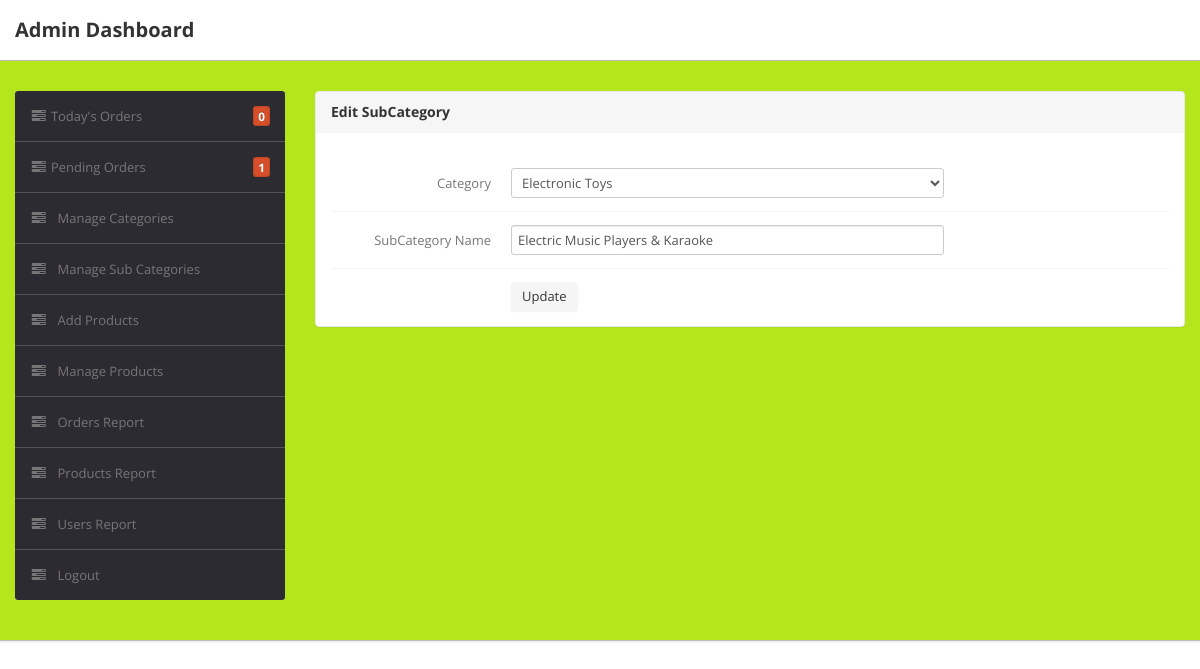
The page /admin/edit-subcategory.php?id=80 (signed in) on the database its author committed.
### tables this page shows
CREATE TABLE IF NOT EXISTS `subcategory` (
`id` int(11) NOT NULL,
  `categoryid` int(11) NOT NULL,
  `subcategory` varchar(255) NOT NULL,
  `creationDate` timestamp NOT NULL DEFAULT CURRENT_TIMESTAMP,
  `updationDate` varchar(255) NOT NULL
);

CREATE TABLE IF NOT EXISTS `category` (
`id` int(11) NOT NULL,
  `categoryName` varchar(255) NOT NULL,
  `categoryDescription` longtext NOT NULL,
  `creationDate` timestamp NOT NULL DEFAULT CURRENT_TIMESTAMP,
  `updationDate` varchar(255) NOT NULL
);

### admin/edit-subcategory.php (the view, shortened to what this page needs)
<?php
if(strlen($_SESSION['alogin'])==0)
	{
header('location:index.php');
}
else{
?>
<!DOCTYPE html>
<html lang="en">
<head>
	<link type="text/css" href="bootstrap/css/bootstrap.min.css" rel="stylesheet">
	<link type="text/css" href="bootstrap/css/bootstrap-responsive.min.css" rel="stylesheet">
	<link type="text/css" href="css/theme.css" rel="stylesheet">
	<link type="text/css" href="images/icons/css/font-awesome.css" rel="stylesheet">
</head>
<body>
<?php include('include/header.php');?>
	<div class="wrapper">
		<div class="container">
			<div class="row">
<?php include('include/sidebar.php');?>
			<div class="span9">
					<div class="content">
						<div class="module">
							<div class="module-head">
								<h3>Edit SubCategory</h3>
							</div>
							<div class="module-body">
									<br />
			<form class="form-horizontal row-fluid" name="Category" method="post" >
<?php
$id=intval($_GET['id']);
$query=mysql_query("select category.id,category.categoryName,subcategory.subcategory from subcategory join category on category.id=subcategory.categoryid where subcategory.id='$id'");
while($row=mysql_fetch_array($query))
{
?>
<div class="control-group">
<label class="control-label" for="basicinput">Category</label>
<div class="controls">
<select name="category" class="span8 tip" required>
<option value="<?php echo htmlentities($row['id']);?>"><?php echo htmlentities($catname=$row['categoryName']);?></option>
</select>
</div>
</div>
<div class="control-group">
<label class="control-label" for="basicinput">SubCategory Name</label>
<div class="controls">
<input type="text" placeholder="Enter category Name"  name="subcategory" value="<?php echo  htmlentities($row['subcategory']);?>" class="span8 tip" required>
</div>
</div>
									<?php } ?>
	<div class="control-group">
											<div class="controls">
												<button type="submit" name="submit" class="btn">Update</button>
											</div>
										</div>
									</form>
							</div>
						</div>
					</div>
				</div>
			</div>
		</div>
	</div>
</body>
<?php } ?>

### admin/css/theme.css (style rules this page uses)
body { font-size: 13px; font-family: 'Open Sans', Arial, sans-serif; background: #fff; color: #777 }
h1, h2, h3, h4, h5, h6 { color: #333; margin-top: 0 }
h3 { font-size: 20px }
.wrapper { background: url(../images/bg.png) #eee; border-bottom: 1px solid #bbb; -webkit-box-shadow: 0 1px 2px rgba(0,0,0,0.1); -moz-box-shadow: 0 1px 2px rgba(0,0,0,0.1); box-shadow: 0 1px 2px rgba(0,0,0,0.1); padding: 30px 0 }
form { margin: 0 }
select, textarea, input[type="text"], input[type="password"], input[type="datetime"], input[type="datetime-local"], input[type="date"], input[type="month"], input[type="time"], input[type="week"], input[type="number"], input[type="email"], input[type="url"], input[type="search"], input[type="tel"], input[type="color"], .uneditable-input, label, input, button, select, textarea { -webkit-border-radius: 3px; -moz-border-radius: 3px; border-radius: 3px; font-size: 13px; font-family: 'Open Sans', Tahoma, Arial, sans-serif }
.module { background: #fff; -webkit-border-radius: 3px; -moz-border-radius: 3px; border-radius: 3px; border: 1px solid #ccc; border-bottom-color: #bbb; -webkit-box-shadow: 0 0 1px rgba(0,0,0,0.2); -moz-box-shadow: 0 0 1px rgba(0,0,0,0.2); box-shadow: 0 0 1px rgba(0,0,0,0.2); margin-bottom: 30px }
.form-horizontal .control-group, .form-vertical .control-group { margin-bottom: 0 }
.form-horizontal .control-group+.control-group, .form-vertical .control-group+.control-group { margin-top: 13px; padding-top: 13px; border-top: 1px solid #f5f5f5 }
.btn, .btn-box { -webkit-border-radius: 3px; -moz-border-radius: 3px; border-radius: 3px }
.btn { font-size: 13px; font-weight: 600 }
.btn { display: inline-block; margin-bottom: 0; font-weight: 400; text-align: center; vertical-align: middle; cursor: pointer; background-image: none; border: 1px solid transparent; white-space: nowrap; padding: 4px 10px; font-size: 13px; line-height: 1.42857; border-radius: 4px; -webkit-user-select: none; -moz-user-select: none; -ms-user-select: none; user-select: none }
.module { box-shadow: 0 0 3px rgba(0,0,0,.1); border-color: #e9e9e9; margin-bottom: 20px; background-color: #fff; border-radius: 4px; -webkit-box-shadow: 0 1px 1px rgba(0,0,0,.05); box-shadow: 0 1px 1px rgba(0,0,0,.05); }
.module-head { color: #767676; background-color: #f6f6f6; border-color: #e9e9e9; padding: 10px 15px; border-bottom: 1px solid transparent; border-top-right-radius: 3px; border-top-left-radius: 3px; }
.module-head h3 { font-size: 14px; line-height: 20px; height: 20px; margin: 0 }
.module-body { padding: 15px }

### rows shown on the page
subcategory: category "Electronic Toys", subcategory "Electric Music Players & Karaoke"

### other values the page prints
$num_rows1 "0"
$num "1"
